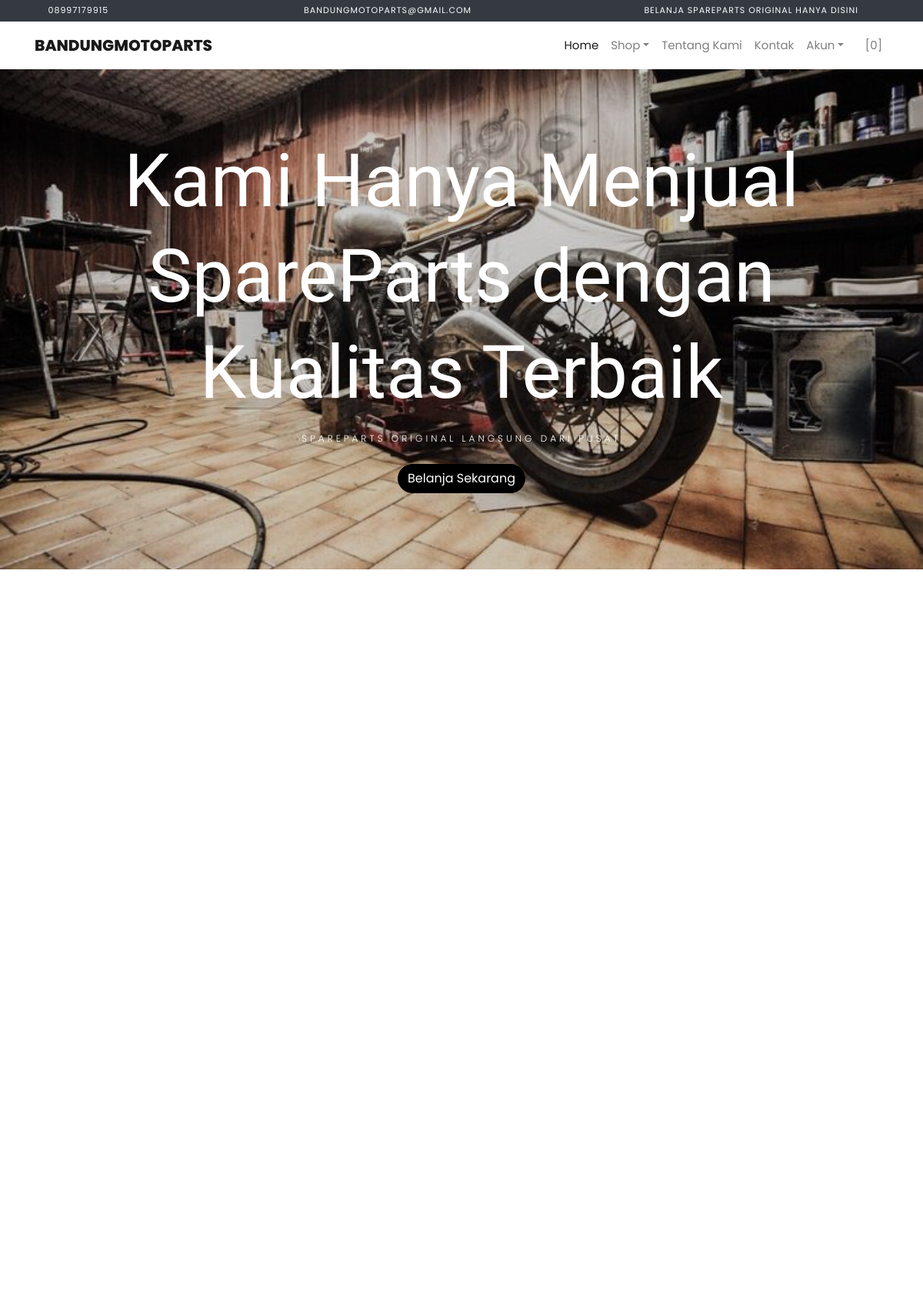
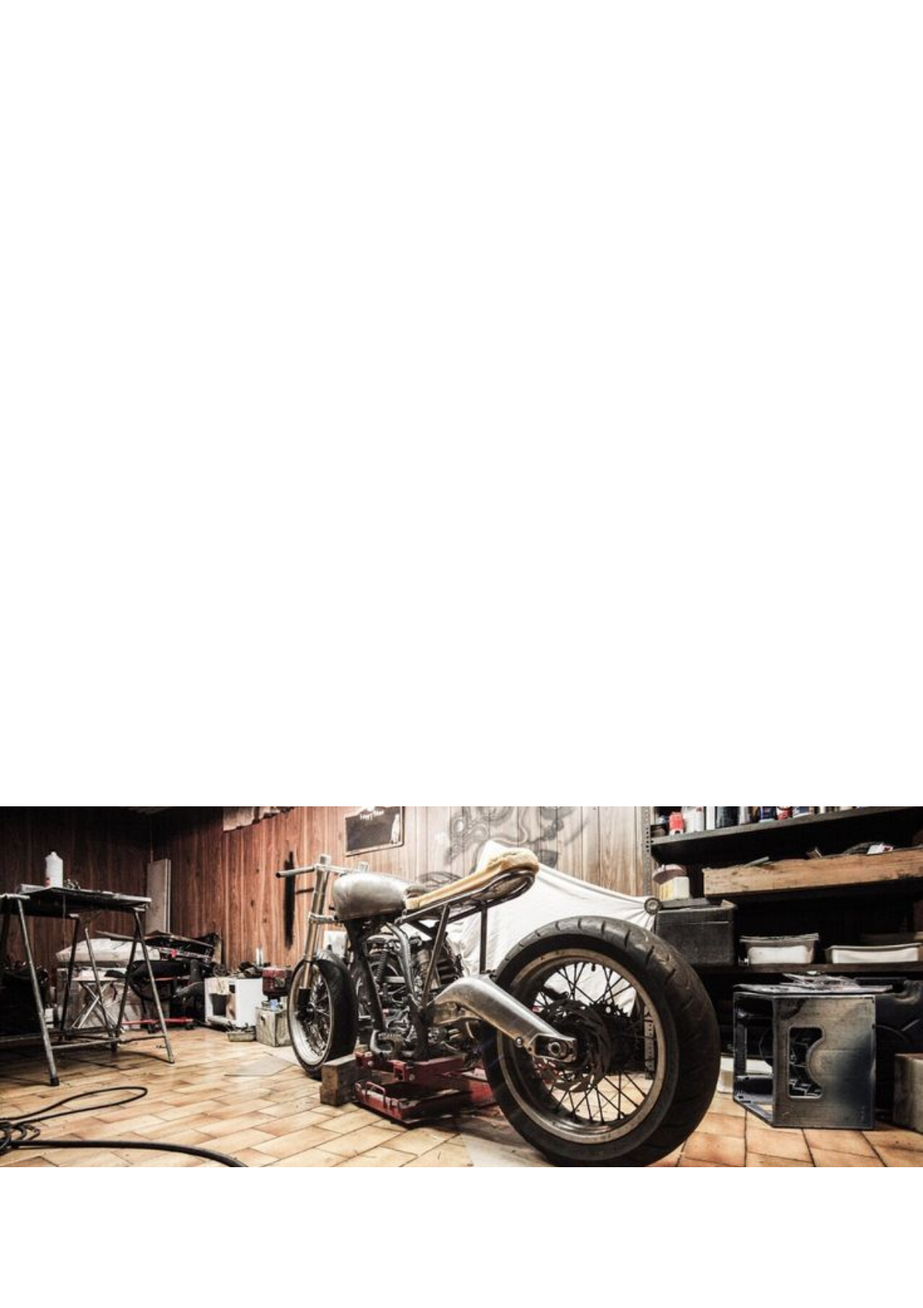
The page / (upper part) on the database its author committed (2 pictures, top to bottom).
### tables this page shows
CREATE TABLE `settings` (
  `id` int(10) NOT NULL,
  `key` varchar(32) NOT NULL,
  `content` varchar(191) NOT NULL
);

### application/helpers/themes_helper.php (called while the page is built, shortened)
<?php
if ( ! function_exists('get_theme_name'))
{
    function get_theme_name() {
        $current_theme = get_settings('current_theme_name');
        return ($current_theme) ? $current_theme : false;
    }
}
if ( ! function_exists('get_template_part'))
{
    function get_template_part($file_name = null, $params = array()) {
        if ($file_name !== '') {
            $current_theme = get_theme_name();
            if ( file_exists($file_location = VIEWPATH .'themes/'. $current_theme .'/'. $file_name .'.php')) {
                $CI =& get_instance();
                $CI->load->view('themes/'. $current_theme .'/'. $file_name, $params);
            }
            else {
                echo '<div>Kesalahan: berkas tema <b>'. $file_name .'.php</b> tidak ditemukan.<br>Lokasi berkas: <b>'. $file_location .'</b></div>';
            }
        }
    }
}
if ( ! function_exists('get_header'))
{
    function get_header($params = null, $section = '', $current_section = '') {
        $load_params = array();
        if ( is_null($params)) {
            $load_params['title'] = get_settings('site_name');
        }
        else if ( is_string($params)) {
            $load_params['title'] = $params;
        }
        else if ( is_array($params)) {
            $load_params = $params;
        }
        else {
            $load_params['title'] = get_settings('site_name');
        }
        $load_params['sidebar_section'] = $section;
        $load_params['current_section'] = $current_section;
        get_template_part('header', $load_params);
    }
}
if ( ! function_exists('get_theme_uri'))
{
    function get_theme_uri($file_name = null, $theme_name = NULL)
    {
        $theme_name = ($theme_name == NULL) ? get_theme_name() : $theme_name;
        return is_null($file_name) ? base_url('assets/themes/'. $theme_name .'/') : base_url('assets/themes/'. $theme_name .'/'. $file_name) ;
    }
}

### application/controllers/Home.php (called while the page is built, shortened)
<?php
class Home extends CI_Controller {
    public function index() {
        $params['title'] = 'Selamat Datang di BandungMotoParts';
        $products['products'] = $this->product->get_all_products();
        $products['best_deal'] = $this->product->best_deal_product();
        $products['reviews'] = $this->review->get_all_reviews();
        get_header($params);
        get_template_part('home', $products);
    }
}

### index.php (called while the page is built, shortened)
<?php
require_once BASEPATH.'core/CodeIgniter.php';

### application/helpers/global_helper.php (called while the page is built, shortened)
<?php
if ( ! function_exists('get_settings'))
{
    function get_settings($key = '')
    {
        $CI =& get_instance();
        $row = $CI->db
            ->select('content')
            ->where('key', $key)
            ->get('settings')
            ->row();
        return $row->content;
    }
}
if ( ! function_exists('get_store_name'))
{
    function get_store_name()
    {
        return get_settings('store_name');
    }
}

### application/helpers/session_helper.php (called while the page is built, shortened)
<?php
if ( ! function_exists('init'))
{
    function init()
    {
        $CI =& get_instance();
        return $CI;
    }
}
if( ! function_exists('session_data'))
{
    function session_data()
    {
        $CI = init();
        $read_session_in_cookie = get_cookie('__ACTIVE_SESSION_DATA');
        $read_session_in_session = $CI->session->userdata('__ACTIVE_SESSION_DATA');
        if ($read_session_in_cookie)
        {
            $read_data = $CI->encryption->decrypt($read_session_in_cookie);
            $read_data = json_decode($read_data);
            return $read_data;
        }
        else if ($read_session_in_session)
        {
            $read_data = $CI->encryption->decrypt($read_session_in_session);
            $read_data = json_decode($read_data);
            return $read_data;
        }
        else {
            $default_session = new stdClass();
            $default_session->is_login = FALSE;
            $default_session->user_id = 0;
            $default_session->login_at = 0;
            $default_session->remember_me = FALSE;
            return $default_session;
        }
    }
}

### application/views/themes/vegefoods/home.php (the view, shortened to what this page needs)
<section id="home-section" class="hero">
    <div class="home-slider owl-carousel">
    <div class="slider-item" style="background-image: url(<?php echo get_theme_uri('images/bg3.jpg'); ?>);">
        <div class="overlay"></div>
      <div class="container">
        <div class="row slider-text justify-content-center align-items-center" data-scrollax-parent="true">
          <div class="col-md-12 ftco-animate text-center">
            <h1 class="mb-2">Kami Hanya Menjual SpareParts dengan Kualitas Terbaik</h1>
            <h2 class="subheading mb-4">SpareParts Original Langsung dari Pusat</h2>
            <p><a href="#products" class="btn btn-primary" style="background-color: #000000; border-color: #000000; color: #ffffff;">Belanja Sekarang</a></p>
          </div>
        </div>
      </div>
    </div>
  </div>
</section>
<section class="ftco-section" id="products">
      <div class="container">
          <div class="row no-gutters ftco-services">
  </div>
      </div>
  </section>
  <section class="ftco-section">
  <div class="container">
          <div class="row justify-content-center mb-3 pb-3">
  </div>
  </div>
  <div class="container">
      <div class="row">
      </div>
  </div>
</section>
  <section class="ftco-section img" style="background-image: url(<?php echo get_theme_uri('images/bg3.jpg'); ?>);">
  <div class="container">
          <div class="row justify-content-end">
  </div>
  </div>
</section>
<section class="ftco-section testimony-section">
    <div class="container">
      <div class="row justify-content-center mb-5 pb-3">
      </div>
    </div>
  </section>

### application/views/themes/vegefoods/header.php (shortened to what this page needs)
?><!DOCTYPE html>
<html lang="en">
  <head>
    <link rel="stylesheet" href="<?php echo get_theme_uri('css/open-iconic-bootstrap.min.css'); ?>">
    <link rel="stylesheet" href="<?php echo get_theme_uri('css/animate.css'); ?>">
    <link rel="stylesheet" href="<?php echo get_theme_uri('css/owl.carousel.min.css'); ?>">
    <link rel="stylesheet" href="<?php echo get_theme_uri('css/owl.theme.default.min.css'); ?>">
    <link rel="stylesheet" href="<?php echo get_theme_uri('css/magnific-popup.css'); ?>">
    <link rel="stylesheet" href="<?php echo get_theme_uri('css/aos.css'); ?>">
	<link rel="stylesheet" href="<?php echo get_theme_uri('css/ionicons.min.css'); ?>">
	<link rel="stylesheet" href="<?php echo get_theme_uri('js/plugins/@fortawesome/fontawesome-free/css/all.min.css', 'argon'); ?>">
    <link rel="stylesheet" href="<?php echo get_theme_uri('css/bootstrap-datepicker.css'); ?>">
    <link rel="stylesheet" href="<?php echo get_theme_uri('css/jquery.timepicker.css'); ?>">
    <link rel="stylesheet" href="<?php echo get_theme_uri('css/flaticon.css'); ?>">
    <link rel="stylesheet" href="<?php echo get_theme_uri('css/icomoon.css'); ?>">
	<link rel="stylesheet" href="<?php echo get_theme_uri('css/style.css'); ?>">
	<link rel="stylesheet" href="<?php echo base_url('assets/plugins/toastr/toastr.min.css'); ?>">
  </head>
  <body class="goto-here">
		<div class="py-1 bg-dark">
    	<div class="container">
    		<div class="row no-gutters d-flex align-items-start align-items-center px-md-0">
	    		<div class="col-lg-12 d-block">
		    		<div class="row d-flex">
		    			<div class="col-md pr-4 d-flex topper align-items-center">
					    	<div class="icon mr-2 d-flex justify-content-center align-items-center"><span class="icon-phone2"></span></div>
						    <span class="text"><?php echo get_settings('store_phone_number'); ?></span>
					    </div>
					    <div class="col-md pr-4 d-flex topper align-items-center">
					    	<div class="icon mr-2 d-flex justify-content-center align-items-center"><span class="icon-paper-plane"></span></div>
						    <span class="text"><?php echo get_settings('store_email'); ?></span>
					    </div>
					    <div class="col-md-5 pr-4 d-flex topper align-items-center text-lg-right">
						    <span class="text"><?php echo get_settings('store_tagline'); ?></span>
					    </div>
				    </div>
			    </div>
		    </div>
		  </div>
    </div>
    <nav class="navbar navbar-expand-lg navbar-light ftco_navbar bg-white ftco-navbar-dark" id="ftco-navbar">
	    <div class="container">
	      <a class="navbar-brand" href="<?php echo base_url(); ?>"><?php echo get_store_name(); ?></a>
	      <div class="collapse navbar-collapse" id="ftco-nav">
	        <ul class="navbar-nav ml-auto">
	          <li class="nav-item active"><a href="<?php echo base_url(); ?>" class="nav-link">Home</a></li>
	          <li class="nav-item dropdown">
              <a class="nav-link dropdown-toggle" href="#" id="dropdown04" data-toggle="dropdown" aria-haspopup="true" aria-expanded="false">Shop</a>
            </li>
	          <li class="nav-item"><a href="<?php echo site_url('pages/about'); ?>" class="nav-link">Tentang Kami</a></li>
              <li class="nav-item"><a href="<?php echo site_url('pages/contact'); ?>" class="nav-link">Kontak</a></li>
              <li class="nav-item dropdown">
              <a class="nav-link dropdown-toggle" href="#" id="dropdown05" data-toggle="dropdown" aria-haspopup="true" aria-expanded="false">Akun</a>
            </li>
	          <li class="nav-item cta cta-colored"><a href="<?php echo site_url('shop/cart'); ?>" class="nav-link"><span class="icon-shopping_cart"></span>[<span class="cart-item-total">0</span>]</a></li>
	        </ul>
	      </div>
	    </div>
	  </nav>

### assets/themes/vegefoods/css/icomoon.css (style rules this page uses)
[class^="icon-"], [class*=" icon-"] { font-family: 'icomoon' !important; speak: none; font-style: normal; font-weight: normal; font-variant: normal; text-transform: none; line-height: 1; -webkit-font-smoothing: antialiased; -moz-osx-font-smoothing: grayscale; }
.icon-paper-plane:before { content: "\f1d8"; }
.icon-phone2:before { content: "\e0cd"; }
.icon-shopping_cart:before { content: "\e8cc"; }

### rows shown on the page
settings: content "08997179915"
settings: content "BANDUNGMOTOPARTS@GMAIL.COM"
settings: content "BELANJA SPAREPARTS ORIGINAL HANYA DISINI"
settings: content "BANDUNGMOTOPARTS"
settings: content (picture)
